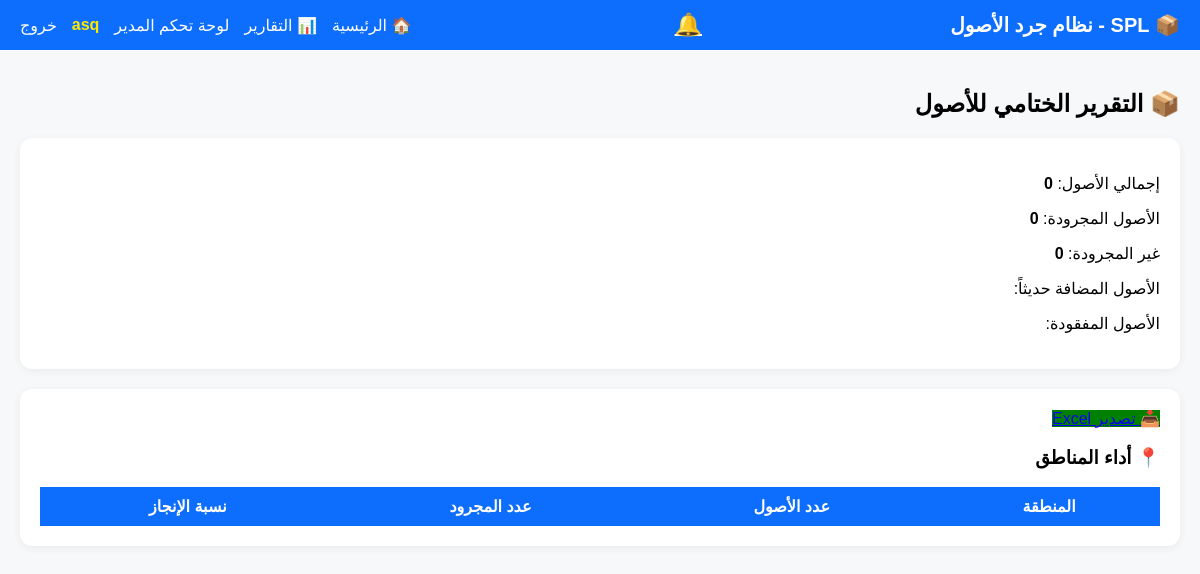
Before: /reports/summary-assets/ (signed in) with the older database file.
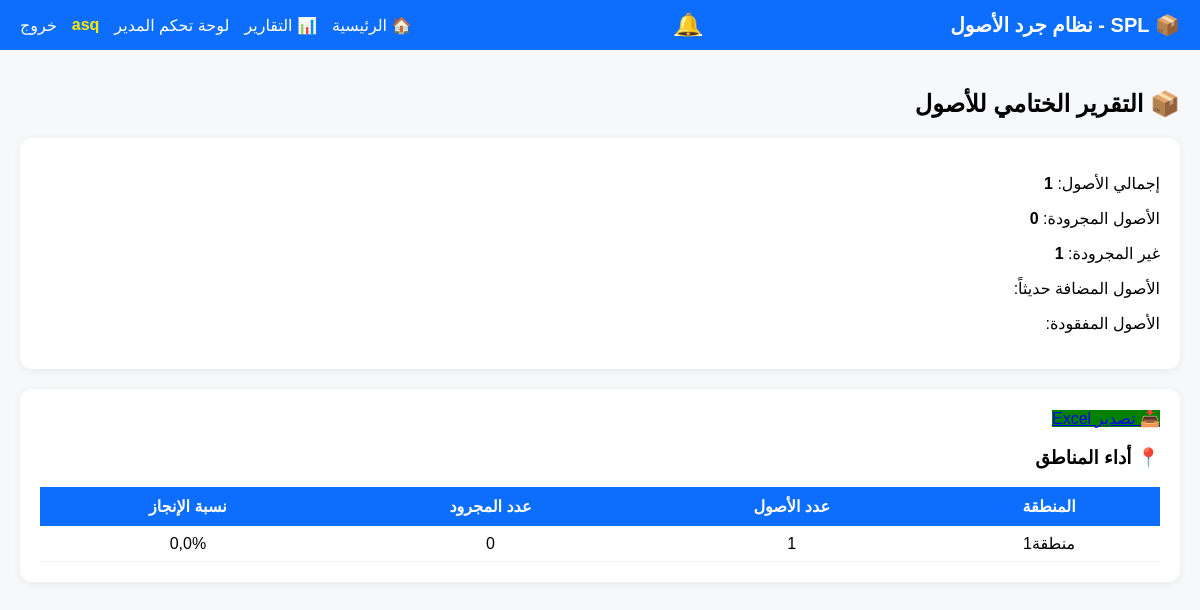
After: the same page with the newer database file.
### locations_app/models.py (models this page shows, shortened)
class Region(models.Model):
    name = models.CharField(max_length=100, verbose_name="اسم المنطقة")
    class Meta:
        verbose_name = "منطقة"
        verbose_name_plural = "المناطق"

### reports_app/views.py (the view, shortened to what this page needs)
# urls.py: path("summary-assets/", views.summary_assets_report_view, name="summary_assets_report"),
@login_required
def summary_assets_report_view(request):
    total_assets = Asset.objects.count()
    scanned = InventoryItem.objects.filter(status="found").count()
    missing = InventoryItem.objects.filter(status="missing").count()
    new_added = InventoryItem.objects.filter(status="new").count()
    not_scanned = total_assets - (scanned + missing + new_added)
    region_stats = Region.objects.annotate(
        assets_count=Count("cities__buildings__asset", distinct=True),
        scanned_count=Count(
            "cities__buildings__asset__inventoryitem",
            filter=Q(cities__buildings__asset__inventoryitem__status="found"),
            distinct=True
        ),
        missing_count=Count(
            "cities__buildings__asset__inventoryitem",
            filter=Q(cities__buildings__asset__inventoryitem__status="missing"),
            distinct=True
        ),
        new_count=Count(
            "cities__buildings__asset__inventoryitem",
            filter=Q(cities__buildings__asset__inventoryitem__status="new"),
            distinct=True
        )
    )
    return render(request, "reports_app/summary_assets_report.html", {
        "total_assets": total_assets,
        "scanned": scanned,
        "missing": missing,
        "new_added": new_added,
        "not_scanned": not_scanned,
        "region_stats": region_stats,
    })

### reports_app/templatetags/report_filters.py (called while the page is built)
@register.filter
def div(value, arg):
    try:
        value = float(value)
        arg = float(arg)
        if arg == 0:
            return 0
        return value / arg
    except:
        return 0

@register.filter
def mul(value, arg):
    try:
        return float(value) * float(arg)
    except:
        return 0

@register.filter
def format_num(value):
    try:
        return f"{int(value):,}"
    except:
        return value

### splasset/context_processors.py (called while the page is built)
def user_groups(request):
    if request.user.is_authenticated:
        groups = list(request.user.groups.values_list("name", flat=True))
    else:
        groups = []
    return {"user_groups": groups}

def pending_sessions(request):
    if request.user.is_authenticated:
        count = InventorySession.objects.filter(status="supervisor_under_review").count()
    else:
        count = 0
    return {"pending_count": count}

### templates/reports_app/summary_assets_report.html (shortened to what this page needs)
{% extends 'base.html' %}
{% load report_filters %}
{% block content %}
<h2>📦 التقرير الختامي للأصول</h2>
<div class="summary-box">
    <p>إجمالي الأصول: <strong>{{ total_assets|format_num }}</strong></p>
    <p>الأصول المجرودة: <strong>{{ scanned|format_num }}</strong></p>
    <p>غير المجرودة: <strong>{{ not_scanned|format_num }}</strong></p>
    <p>الأصول المضافة حديثاً: <strong>{{ added_recently|format_num }}</strong></p>
    <p>الأصول المفقودة: <strong>{{ lost_items|format_num }}</strong></p>
</div>
<div class="summary-box">
    <a href="?export=1" class="btn-filter" style="background:green;margin-bottom:10px;">
    📥 تصدير Excel
    </a>
    <h3>📍 أداء المناطق</h3>
    <table>
        <tr>
            <th>المنطقة</th>
            <th>عدد الأصول</th>
            <th>عدد المجرود</th>
            <th>نسبة الإنجاز</th>
        </tr>
        {% for r in region_stats %}
        <tr>
            <td>{{ r.name }}</td>
            <td>{{ r.assets_count }}</td>
            <td>{{ r.scanned_count }}</td>
            <td>
                {% if r.assets_count > 0 %}
                    {{ r.scanned_count|floatformat:2|div:r.assets_count|mul:100|floatformat:1 }}%
                {% else %}
                    0%
                {% endif %}
            </td>
        </tr>
        {% endfor %}
    </table>
</div>
{% endblock %}

### templates/base.html (shortened to what this page needs)
<!DOCTYPE html>
<html lang="ar" dir="rtl">
<head>
</head>
<body>
<nav class="navbar">
    <div class="brand">📦 SPL - نظام جرد الأصول</div>
    {% if user.is_superuser or "admins" in user_groups or "supervisors" in user_groups %}
        <a href="{% url 'reports_app:pending_sessions' %}" style="color:white; font-size:22px; position:relative; margin-left:15px;">
            🔔
        </a>
    {% endif %}
    <div class="navbar-links">
        <a href="/">🏠 الرئيسية</a>
        {% if user.is_superuser or "admins" in user_groups or "supervisors" in user_groups %}
            <a href="/reports/">📊 التقارير</a>
        {% endif %}
        {% if user.is_authenticated %}
            {% if user.is_superuser or "admins" in user_groups %}
                <a href="/inventory/admin/dashboard/">لوحة تحكم المدير</a>
            {% endif %}
            <span style="color: #ffea00; font-weight: bold;">
                {{ user.username }}
            </span>
            <a href="/accounts/logout/">خروج</a>
        {% else %}
            <a href="/accounts/login/">دخول</a>
        {% endif %}
    </div>
</nav>
<div class="content">
    {% block content %}{% endblock %}
</div>
</body>
</html>

### templates/base.html (style rules this page uses)
body { margin: 0; padding: 0; font-family: "Cairo", sans-serif; background: #f7f8fa; }
.navbar { background: #0d6efd; color: #fff; padding: 12px 20px; display: flex; justify-content: space-between; align-items: center; }
.navbar .brand { font-size: 20px; font-weight: bold; }
.navbar-links { display: flex; gap: 15px; align-items: center; }
.navbar-links a { color: #fff; text-decoration: none; font-size: 16px; font-weight: 500; }
.content { padding: 20px; }

### templates/reports_app/summary_assets_report.html (style rules this page uses)
.summary-box { background: white; padding: 20px; border-radius: 12px; margin-bottom: 20px; box-shadow: 0 2px 8px rgba(0,0,0,0.06); }
table { width: 100%; border-collapse: collapse; margin-top: 15px; }
th { background: #0d6efd; color: #fff; padding: 10px; text-align: center; }
td { padding: 8px; text-align: center; border-bottom: 1px solid #eee; }

Changed rows visible on the page:
added Region: name "منطقة1", assets_count "1", scanned_count "0", scanned_count|div "0,0"
Other visible differences:
{{ total_assets|format_num }}: "0" → "1"
{{ not_scanned|format_num }}: "0" → "1"
